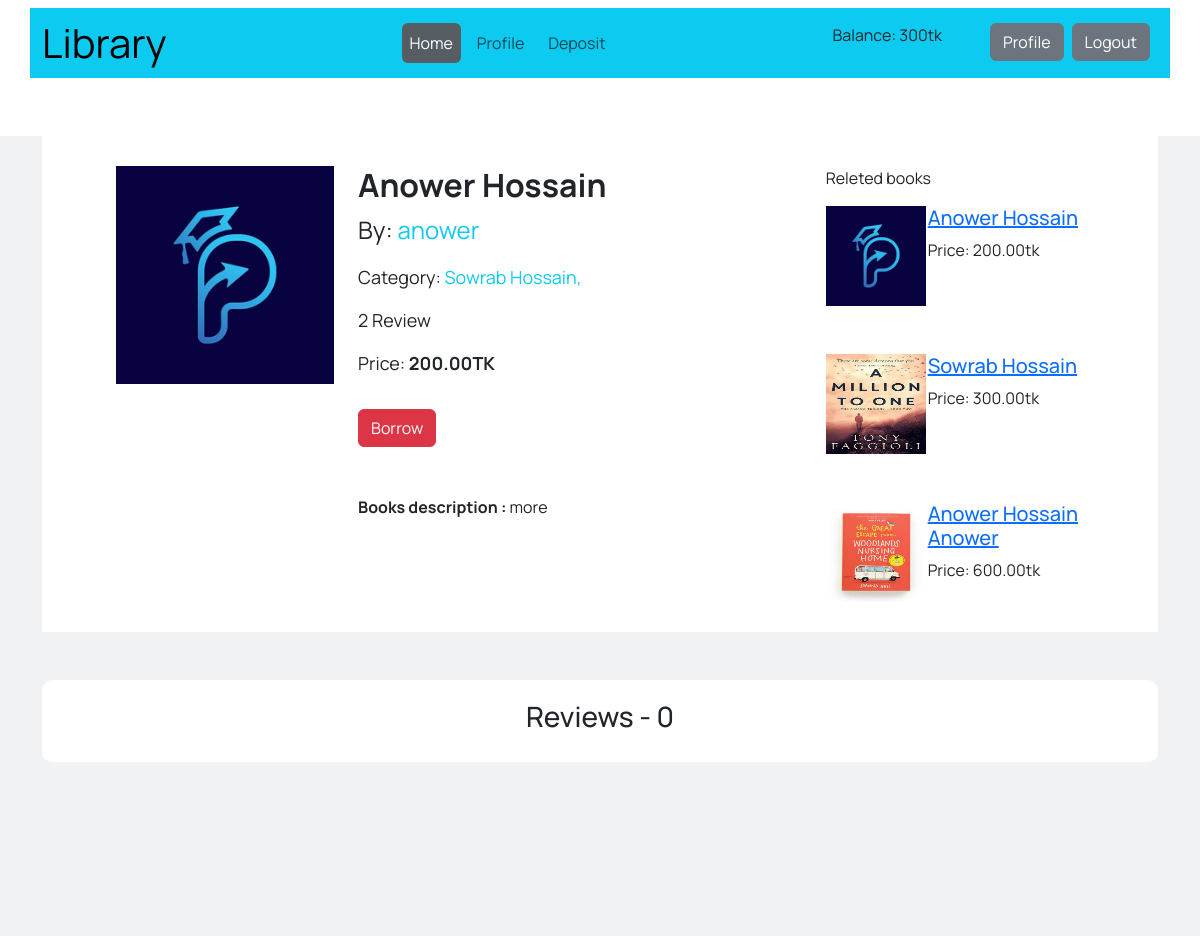
Page /books/detail/icpc/ (signed in) on the committed database.
### accounts/models.py (models this page shows, shortened)
class Account(models.Model):
    user = models.OneToOneField(
        User, related_name="user_account", on_delete=models.CASCADE)
    balance = models.IntegerField(default=0)
    address = models.CharField(max_length=2049)

### books/models.py (models this page shows, shortened)
class Book(models.Model):
    name = models.CharField(max_length=255, unique=True)
    price = models.DecimalField(decimal_places=2, max_digits=5)
    author = models.CharField(max_length=255, null=True, blank=True)
    description = models.TextField()
    category = models.ManyToManyField(Category)
    image = models.ImageField(upload_to="book_images/")
    slug = models.SlugField(max_length=2000, unique=True, null=True, blank=True)

class Category(models.Model):
    name = models.CharField(max_length=255, unique=True)
    slug = models.SlugField(max_length=2000, unique=True, null=True, blank=True)

### books/views.py (the view, shortened to what this page needs)
# urls.py: path('detail/<slug:slug>/', BookDetails.as_view(), name="book_details"),
class BookDetails(DetailView):
    template_name = 'books/book_details.html'
    model = Book
    slug_field = 'slug'
    context_object_name = 'book'
    def get_context_data(self, **kwargs):
        context = super().get_context_data(**kwargs)
        slug = self.kwargs.get('slug')
        book = Book.objects.get(slug=slug)
        user = self.request.user
        canReview = False
        if user.is_authenticated:
            canReview = BorrowedBook.objects.filter(user=user, book=book).exists()
        context["related_books"] = Book.objects.all()[0:5]
        context['form'] = ReviewForm
        context['canReview'] = canReview
        context['reviews'] = Reviews.objects.filter(book=book).order_by('-rating')
        return context

### books/templates/books/book_details.html (shortened to what this page needs)
{% extends "core/base.html" %}
{% load crispy_forms_tags %}
{% load static %}
{% block cssLink %}
    <link rel="stylesheet" href="{% static "css/book_details.css" %}">
{% endblock cssLink %}
{% block mainContent %}
    <section class="detail_body">
        <div class="container">
            <div class="outer-box">
                <div class="row justify-content-center g-2">
                    <div class="col-12 col-md-8">
                        <div class="row">
                            <div class="col-12 col-md-4">
                                <img src="{{ book.image.url }}" class="img-fluid" alt="book image">
                            </div>
                            <div class="col-12 col-md-8">
                                <h2 class="fw-bold">{{ book.name }}</h2>
                                <p class="fs-4">
                                    By: <span class="text-info">{{ book.author }}</span>
                                </p>
                                <p class="text-18">
                                    Category:
                                    <span class="text-info">
                                        {% for cat in book.category.all %}{{ cat.name }},{% endfor %}
                                    </span>
                                </p>
                                <p class="text-18">2 Review</p>
                                <p class="text-18">
                                    Price: <span class="fw-bold">{{ book.price }}TK</span>
                                </p>
                                {% if user.is_authenticated %}
                                    <form action="{% url "borrow_book" book.slug %}" method="post">
                                        <button type="submit" class="btn btn-danger mt-3">Borrow</button>
                                    </form>
                                {% else %}
                                    <a class="btn btn-warning mt-3" href="{% url "login" %}">Login to borrow</a>
                                {% endif %}
                                <div id="collapseOne"
                                     class="accordion-collapse collapse show mt-5"
                                     data-bs-parent="#accordionExample">
                                    <div class="accordion-body"><b>Books description : </b>{{ book.description }}</div>
                                </div>
                            </div>
                        </div>
                    </div>
                    <div class="col-12 col-md-3">
                        <p>Releted books</p>
                        <div>
                            <div class="row g-5">
                                {% for bk in related_books %}
                                    <div class="col-4">
                                        <img src="{{ bk.image.url }}" alt="book" class="related_book_img">
                                    </div>
                                    <div class="col-8">
                                        <a href="{% url "book_details" bk.slug %}">
                                            <h5>{{ bk.name }}</h5>
                                        </a>
                                        <p>Price: {{ bk.price }}tk</p>
                                    </div>
                                {% endfor %}
                            </div>
                        </div>
                    </div>
                </div>
            </div>
        </div>
        <div class="container mt-5">
            <div class="review_box">
                <h3 class="text-center">Reviews - {{ reviews|length }}</h3>
            </div>
        </div>
    </section>
{% endblock mainContent %}

### core/templates/core/navbar.html (shortened to what this page needs)
{% load static %}
{% block cssLink %}
    <link rel="stylesheet" href="{% static "css/navbar.css" %}">
{% endblock cssLink %}
<nav class="navbar navbar-expand-lg bg-transparent z-1 bg-info">
    <div class="container bg-info">
        <a class="navbar-brand fs-1" href="{% url "home_page" %}">Library</a>
        <div class="collapse navbar-collapse" id="navbarSupportedContent">
            <ul class="navbar-nav m-auto mb-2 mb-lg-0">
                <li class="nav-item">
                    <a class="nav-link active link-size btn btn-secondary me-2 text-white"
                       aria-current="page"
                       href="{% url "home_page" %}">Home</a>
                </li>
                {% if user.is_authenticated %}
                    <li class="nav-item">
                        <a class="nav-link link-size btn btn-secondary me-2"
                           aria-current="page"
                           href="{% url "profile" %}">Profile</a>
                    </li>
                    <li class="nav-item">
                        <a class="nav-link link-size "
                           aria-current="page"
                           href="{% url "deposit" %}">Deposit</a>
                    </li>
                {% endif %}
            </ul>
            <div class="d-flex">
                {% if not user.is_authenticated %}
                    <a href="{% url "registration" %}">
                        <button class="btn btn-secondary me-2" type="submit">Register</button>
                    </a>
                    <a href="{% url "login" %}">
                        <button class="btn btn-secondary me-2" type="submit">Login</button>
                    </a>
                {% else %}
                    <p class="me-5 balance">Balance: {{ user.user_account.balance }}tk</p>
                    <a href="{% url "profile" %}">
                        <button class="btn btn-secondary me-2" type="submit">Profile</button>
                    </a>
                    <form action="{% url "logout" %}" method="post">
                        <button class="btn btn-secondary me-2" type="submit">Logout</button>
                    </form>
                {% endif %}
            </div>
        </div>
    </div>
</nav>

### static/css/index.css (style rules this page uses)
body { font-family: "Manrope", sans-serif; }

### static/css/book_details.css (style rules this page uses)
.detail_body { width: 100%; min-height: 100vh; background: #f1f2f4; }
.outer-box { background: #fff; margin-top: 50px; padding: 30px; }
.text-18 { font-size: 18px; }
.related_book_img { width: 100px; height: 100px; }
.review_box { background: #fff; padding: 20px; border-radius: 10px; }

### static/css/navbar.css (style rules this page uses)
nav { background-color: aqua; }

### rows in the picture
Book: image (picture), name "Anower Hossain", author "anower", price "200.00", description "more"
Category: name "Sowrab Hossain"
Book: image (picture), name "Sowrab Hossain", price "300.00"
Book: image (picture), name "Anower Hossain Anower", price "600.00"

### other values in the picture
{{ user.user_account.balance }} "300"
{{ reviews|length }} "0"
